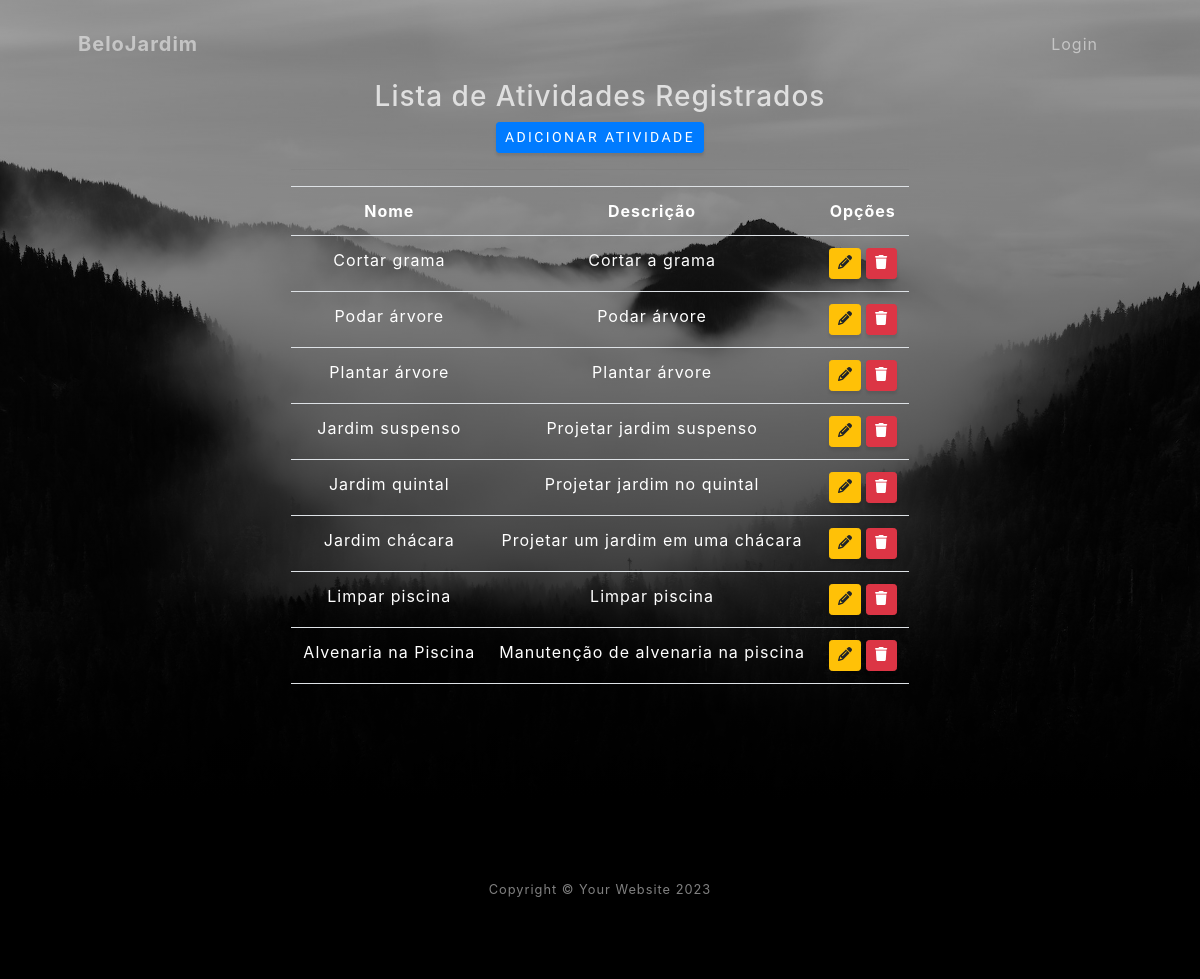
Page /listar/atividades/ on the committed database.
### servicos/models.py (models this page shows, shortened)
class Atividade(models.Model):
    nome = models.CharField(max_length=20)
    descricao = models.CharField(max_length=150, verbose_name="Descrição")
    servico = models.ForeignKey(Servico, on_delete=models.PROTECT)

### servicos/views.py (the view)
# urls.py: path('listar/atividades/', AtividadeList.as_view(), name="listar-atividades"),
class AtividadeList(ListView):
    model = Atividade
    template_name = 'cadastros/listas/atividade.html'

### servicos/templates/cadastros/listas/atividade.html (shortened to what this page needs)
{% extends 'paginas/modelo.html' %}
{% load static %}
{% block conteudo %}
<header class="masthead">
    <div class="container table-custom align-items-center justify-content-center">
        <div class="d-flex justify-content-center">
            <div class="text-center">
                <h3 style="color: #dfdfdf">Lista de Atividades Registrados</h3>
                <a href="{% url 'cadastrar-atividade' %}" class="btn btn-primary btn-sm">Adicionar Atividade</a>
                <hr>
                <div class="table-responsive">
                    <table class=" table table-hover ">
                        <tr>
                            <th>Nome</th>
                            <th>Descrição</th>
                            <th>Opções</th>
                        </tr>
                        {% for atividade in object_list %}
                            <tr>
                                <td> {{ atividade.nome }} </td>
                                <td> {{ atividade.descricao }}</td>
                                <td>
                                    <a href="{% url 'editar-atividade' atividade.pk %}" class="btn btn-warning btn-sm" title="Editar">
                                        <i class="fa fa-pencil" aria-hidden="true"></i>
                                    </a>
                                    <a href="{% url 'excluir-atividade' atividade.pk %}" class="btn btn-danger btn-sm" title="Excluir">
                                        <i class="fa fa-trash" aria-hidden="true"></i>
                                    </a>
                                </td>
                            </tr>
                        {% empty %}
                            <tr>
                                <td colspan="3">Nenhuma atividade registrada</td>
                            </tr>
                        {% endfor %}
                    </table>
                </div>
            </div>
        </div>
    </div>
</header>
{% endblock %}

### paginas/templates/paginas/modelo.html (shortened to what this page needs)
{% load static %}
<!DOCTYPE html>
<html lang="pt-br">
    <head>
        <link href="{% static '/css/styles.css' %}" rel="stylesheet" />
        <link rel="stylesheet" href="{% static 'css/bootstrap.min.css' %}">
    </head>
    <body id="page-top">
        {% block menu %}
        {% if request.user.is_authenticated %}
        <nav class="navbar navbar-expand-lg navbar-light fixed-top" id="mainNav">
            <div class="container px-4 px-lg-5">
                <a class="navbar-brand" href="{% url 'index' %}">BeloJardim</a>
                <button class="navbar-toggler navbar-toggler-right" type="button" data-bs-toggle="collapse" data-bs-target="#navbarResponsive" aria-controls="navbarResponsive" aria-expanded="false" aria-label="Toggle navigation">
                    Menu
                    <i class="fas fa-bars"></i>
                </button>
                <div class="collapse navbar-collapse" id="navbarResponsive">
                    <ul class="navbar-nav ms-auto">
                        <li class="nav-item"><a class="nav-link" href="{% url 'sobre' %}">Sobre</a></li>
                        <li class="nav-item"><a class="nav-link" href="{% url 'listar-servicos' %}">Serviços</a></li>
                        <li class="nav-item"><a class="nav-link" href="{% url 'listar-atividades' %}">Atividades</a></li>
                        <li class="nav-item"><a class="nav-link" href="#signup">Contato</a></li>
                        <li class="nav-item"><a class="nav-link" href="{% url 'logout' %}">Logout</a></li>
                    </ul>
                </div>
            </div>
        </nav>
        {% else %}
        <nav class="navbar navbar-expand-lg navbar-light fixed-top" id="mainNav">
            <div class="container px-4 px-lg-5">
                <a class="navbar-brand" href="{% url 'index' %}">BeloJardim</a>
                <div class="collapse navbar-collapse" id="navbarResponsive">
                    <ul class="navbar-nav ms-auto">
                        <li class="nav-item"><a class="nav-link" href="{% url 'login' %}">Login</a></li>
                    </ul>
                </div>
            </div>
        </nav>
        {% endif %}
        {% endblock %}
        {% block conteudo %}
        {% endblock %}
        {% block footer %}
        <footer class="footer bg-black small text-center text-white-50"><div class="container px-4 px-lg-5">Copyright &copy; Your Website 2023</div></footer>
        {% endblock %}
    </body>
</html>

### rows in the picture
Atividade: nome "Cortar grama", descricao "Cortar a grama"
Atividade: nome "Podar árvore", descricao "Podar árvore"
Atividade: nome "Plantar árvore", descricao "Plantar árvore"
Atividade: nome "Jardim suspenso", descricao "Projetar jardim suspenso"
Atividade: nome "Jardim quintal", descricao "Projetar jardim no quintal"
Atividade: nome "Jardim chácara", descricao "Projetar um jardim em uma chácara"
Atividade: nome "Limpar piscina", descricao "Limpar piscina"
Atividade: nome "Alvenaria na Piscina", descricao "Manutenção de alvenaria na piscina"
